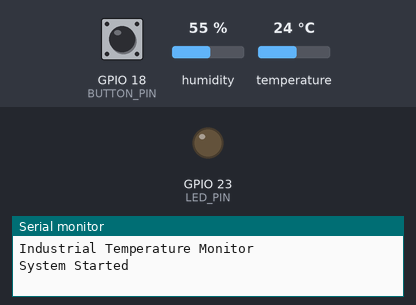
Recording of a sketch running on a simulated ESP32. Parts: output pins drawn as LEDs (lit = HIGH), the last lines printed to the serial monitor. The inputs (shaded band) are chosen by the test bench; at power-on: GPIO 18 (BUTTON_PIN) LOW, humidity 55 %, temperature 24 °C. WiFi joins after 1.5 s; servers stay silent unless stated; no MQTT or app messages arrive unless stated.

Above: at 1.2 s.
1.3 s: GPIO 18 (BUTTON_PIN) pulled HIGH for 0.15 s
At 2.5 s:
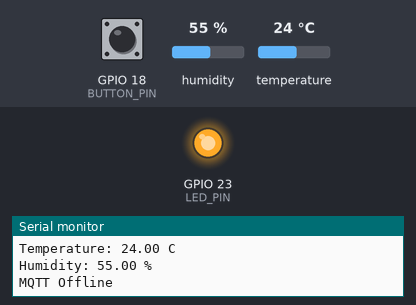
2.9 s: GPIO 18 (BUTTON_PIN) pulled HIGH for 1 s
At 3.7 s:
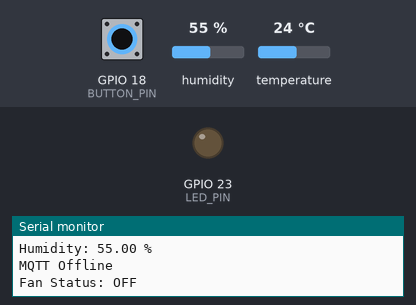
6.5 s: GPIO 18 (BUTTON_PIN) pulled HIGH for 3.2 s
At 7.6 s:
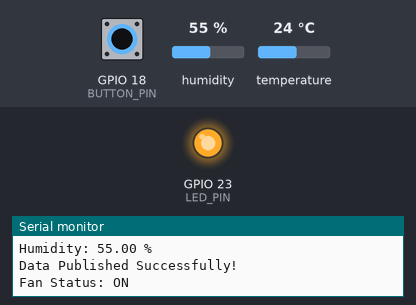
Timing chart, 0 to 9.5 s (numbered marks = the images above; inputs shaded):
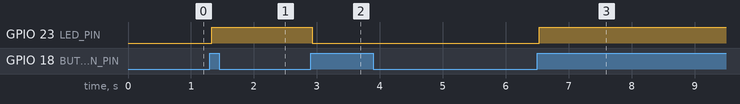

Measured:
- after the input at 1.3 s, GPIO 23 (LED_PIN): LOW → HIGH at once
- after the input at 2.9 s, GPIO 23 (LED_PIN): HIGH → LOW at once
- after the input at 6.5 s, GPIO 23 (LED_PIN): LOW → HIGH at once

The sketch:

sketch.ino
```cpp
#include <WiFi.h>
#include <PubSubClient.h>
#include <DHT.h>

// Pin configuration
#define DHT_PIN 4
#define DHT_TYPE DHT22
#define BUTTON_PIN 18
#define LED_PIN 23

// WiFi configuration
const char* ssid = "Wokwi-GUEST";
const char* password = "";

// MQTT configuration
const char* mqtt_server = "broker.hivemq.com";
const int mqtt_port = 1883;
const char* mqtt_topic = "industrial/monitor/temperature";

WiFiClient espClient;
PubSubClient mqttClient(espClient);
DHT dht(DHT_PIN, DHT_TYPE);

// Timing
unsigned long previousSensorTime = 0;
unsigned long previousWiFiTime = 0;
unsigned long previousMQTTTime = 0;
unsigned long previousButtonTime = 0;

const unsigned long sensorInterval = 2000;
const unsigned long reconnectInterval = 5000;
const unsigned long debounceDelay = 30;

// Button and fan
bool fanState = false;
bool lastReading = LOW;
bool buttonState = LOW;

void setup() {
  Serial.begin(115200);

  pinMode(LED_PIN, OUTPUT);
  pinMode(BUTTON_PIN, INPUT);

  digitalWrite(LED_PIN, LOW);

  dht.begin();

  WiFi.mode(WIFI_STA);
  WiFi.begin(ssid, password);

  mqttClient.setServer(mqtt_server, mqtt_port);

  Serial.println("Industrial Temperature Monitor");
  Serial.println("System Started");
}

void checkButton() {
  bool reading = digitalRead(BUTTON_PIN);

  if (reading != lastReading) {
    previousButtonTime = millis();
    lastReading = reading;
  }

  if (millis() - previousButtonTime >= debounceDelay) {
    if (reading != buttonState) {
      buttonState = reading;

      if (buttonState == HIGH) {
        fanState = !fanState;

        digitalWrite(LED_PIN, fanState ? HIGH : LOW);

        Serial.print("Fan Status: ");
        Serial.println(fanState ? "ON" : "OFF");
      }
    }
  }
}

void checkWiFi() {
  if (WiFi.status() != WL_CONNECTED) {
    if (millis() - previousWiFiTime >= reconnectInterval) {
      previousWiFiTime = millis();
      WiFi.begin(ssid, password);
      Serial.println("WiFi reconnecting...");
    }
  }
}

void checkMQTT() {
  if (WiFi.status() == WL_CONNECTED && !mqttClient.connected()) {
    if (millis() - previousMQTTTime >= reconnectInterval) {
      previousMQTTTime = millis();

      String clientId = "ESP32Monitor_";
      clientId += String((uint32_t)ESP.getEfuseMac(), HEX);

      if (mqttClient.connect(clientId.c_str())) {
        Serial.println("MQTT Connected!");
      } else {
        Serial.print("MQTT connection failed: ");
        Serial.println(mqttClient.state());
      }
    }
  }

  if (mqttClient.connected()) {
    mqttClient.loop();
  }
}

void readAndPublishData() {
  if (millis() - previousSensorTime >= sensorInterval) {
    previousSensorTime = millis();

    float temperature = dht.readTemperature();
    float humidity = dht.readHumidity();

    if (isnan(temperature) || isnan(humidity)) {
      Serial.println("DHT22 Sensor Error!");
      return;
    }

    Serial.print("Temperature: ");
    Serial.print(temperature);
    Serial.println(" C");

    Serial.print("Humidity: ");
    Serial.print(humidity);
    Serial.println(" %");

    if (mqttClient.connected()) {
      String data = "{";
      data += "\"temperature\":";
      data += String(temperature, 1);
      data += ",\"humidity\":";
      data += String(humidity, 1);
      data += "}";

      if (mqttClient.publish(mqtt_topic, data.c_str())) {
        Serial.println("Data Published Successfully!");
      } else {
        Serial.println("Publish Failed!");
      }
    } else {
      Serial.println("MQTT Offline");
    }
  }
}

void loop() {
  checkButton();
  checkWiFi();
  checkMQTT();
  readAndPublishData();
}
```
